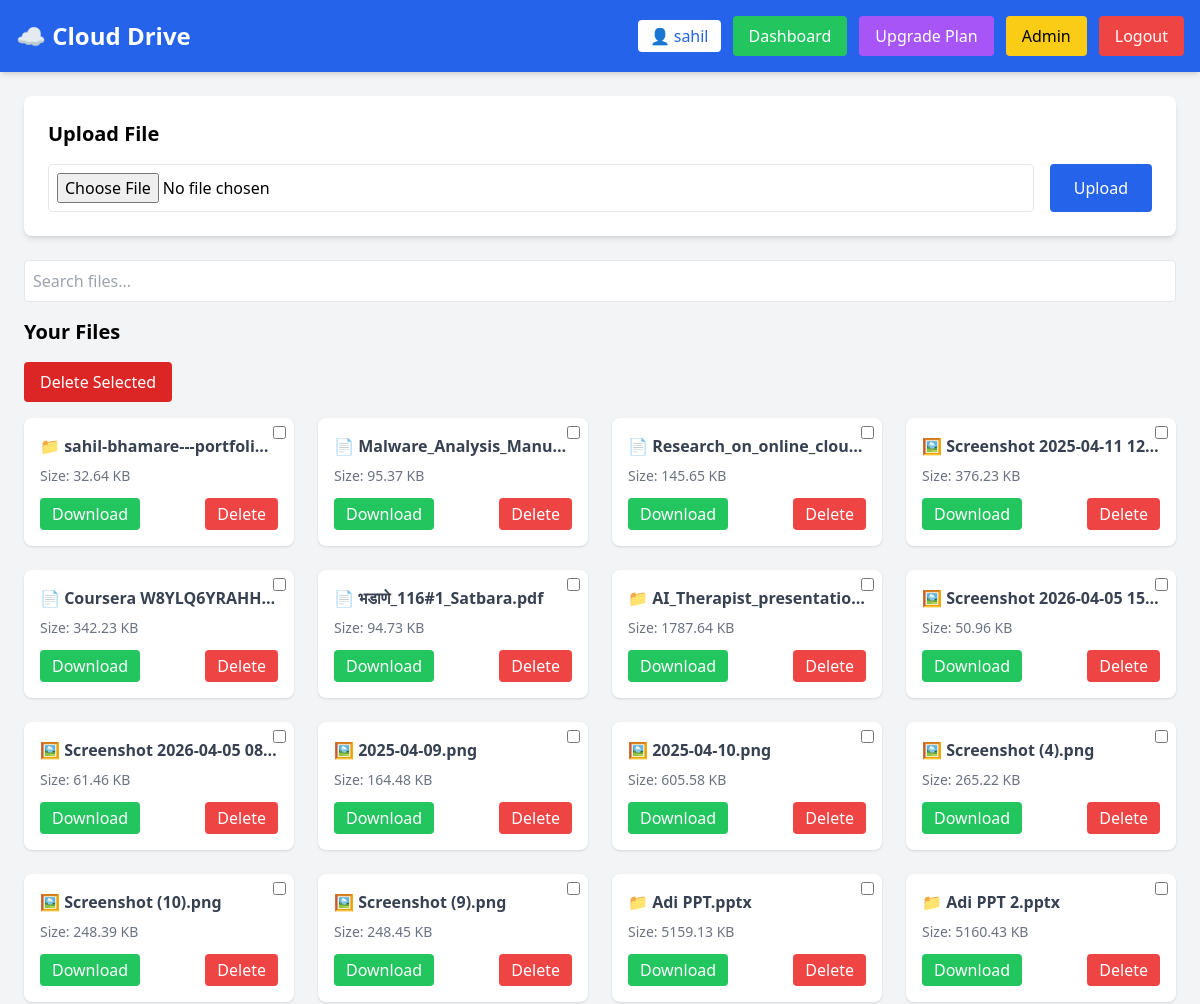
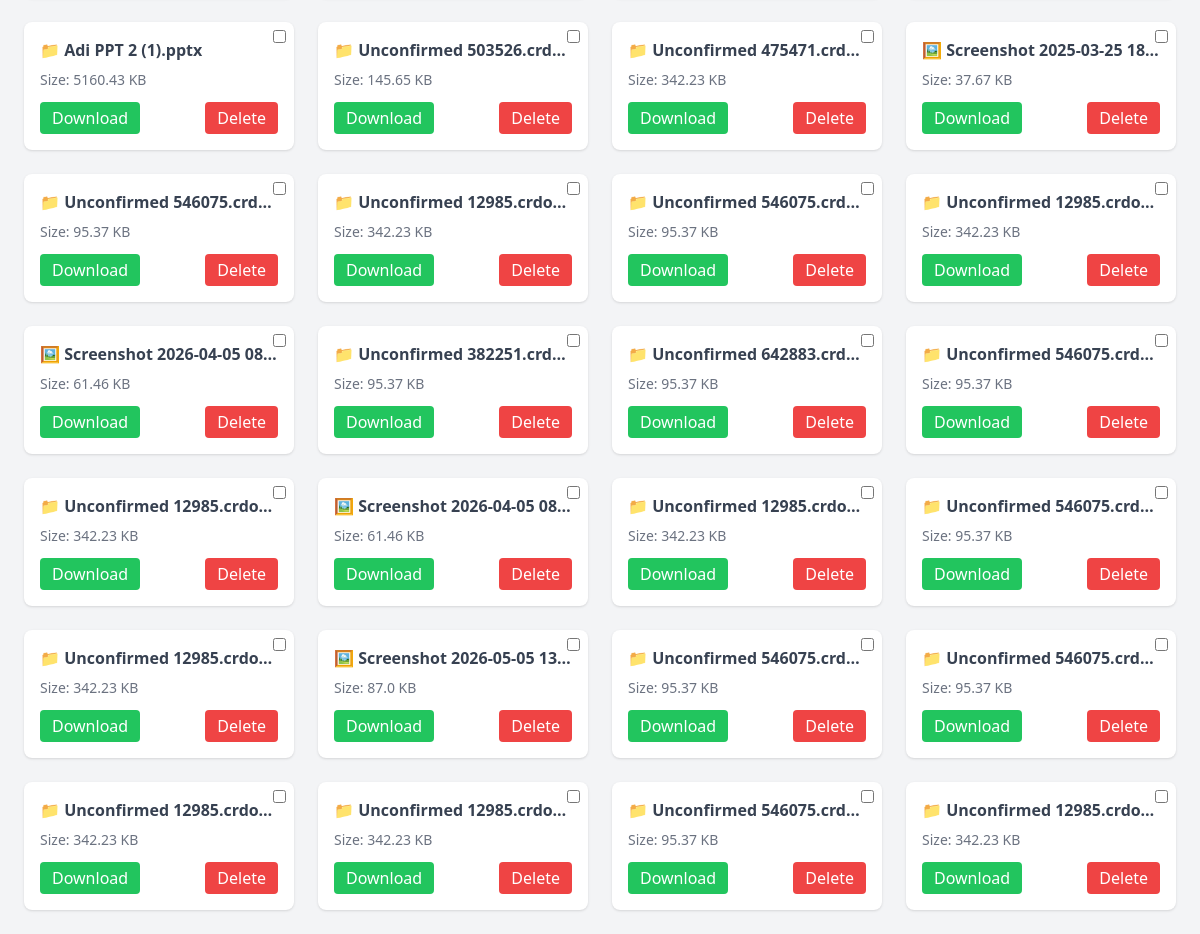
Page /dashboard (signed in) on the committed database (2 pictures, top to bottom).
### models.py (models this page shows)
class User(db.Model):
    id = db.Column(db.Integer, primary_key=True)
    username = db.Column(db.String(100))
    password = db.Column(db.String(100))
    is_admin = db.Column(db.Boolean, default=False)
    storage_limit = db.Column(db.Integer, default=104857600)

class File(db.Model):
    id = db.Column(db.Integer, primary_key=True)
    filename = db.Column(db.String(200))
    user_id = db.Column(db.Integer)
    size = db.Column(db.Integer)

### app.py (the view)
@app.route("/dashboard")
def dashboard():
    if "user" not in session:
        return redirect("/")
    user = User.query.get(session["user"])
    files = File.query.filter_by(user_id=user.id).all()
    return render_template(
        "dashboard.html",
        files=files,
        username=user.username
    )

### templates/dashboard.html (shortened to what this page needs)
<!DOCTYPE html>
<html lang="en">
<head>
<script src="https://cdn.tailwindcss.com"></script>
</head>
<body class="bg-gray-100">
<nav class="bg-blue-600 text-white p-4 shadow-md flex justify-between items-center">
<h1 class="text-2xl font-bold">☁️ Cloud Drive</h1>
<div class="flex items-center gap-3">
<span class="bg-white text-blue-600 px-3 py-1 rounded">
👤 {{username}}
</span>
<a href="/user-dashboard"
class="bg-green-500 px-4 py-2 rounded hover:bg-green-600">
Dashboard
</a>
<a href="/upgrade"
class="bg-purple-500 px-4 py-2 rounded hover:bg-purple-600">
Upgrade Plan
</a>
{% if session.get('user') %}
<a href="/admin"
class="bg-yellow-400 text-black px-4 py-2 rounded hover:bg-yellow-500">
Admin
</a>
{% endif %}
<a href="/logout"
class="bg-red-500 px-4 py-2 rounded hover:bg-red-600">
Logout
</a>
</div>
</nav>
<div class="p-6">
<div class="bg-white p-6 rounded-lg shadow-md mb-6">
<h2 class="text-xl font-semibold mb-4">Upload File</h2>
<form action="/upload" method="POST" enctype="multipart/form-data">
<div class="flex gap-4">
<input
type="file"
name="file"
class="border p-2 rounded w-full"
required
>
<button
type="submit"
class="bg-blue-600 text-white px-6 py-2 rounded hover:bg-blue-700">
Upload
</button>
</div>
</form>
</div>
<div class="mb-4">
<input
type="text"
id="search"
placeholder="Search files..."
class="w-full p-2 border rounded">
</div>
<h2 class="text-xl font-semibold mb-4">Your Files</h2>
<div class="mb-4">
<button onclick="deleteSelected()"
class="bg-red-600 text-white px-4 py-2 rounded hover:bg-red-700">
Delete Selected
</button>
</div>
<div id="fileList"
class="grid grid-cols-1 md:grid-cols-3 lg:grid-cols-4 gap-6">
{% for file in files %}
<div class="bg-white p-4 rounded-lg shadow fileCard relative">
<input
type="checkbox"
class="fileCheckbox absolute top-2 right-2"
value="{{file.filename}}"
>
<h3 class="font-semibold text-gray-700 mb-2 truncate" title="{{file.filename}}">
{% if file.filename.endswith('.pdf') %}
📄 {{file.filename}}
{% elif file.filename.endswith('.png') or file.filename.endswith('.jpg') or file.filename.endswith('.jpeg') %}
🖼 {{file.filename}}
{% elif file.filename.endswith('.mp4') or file.filename.endswith('.avi') %}
🎥 {{file.filename}}
{% else %}
📁 {{file.filename}}
{% endif %}
</h3>
<p class="text-sm text-gray-500 mb-3">
Size: {{ (file.size / 1024)|round(2) }} KB
</p>
<div class="flex justify-between">
<a href="/download/{{file.filename}}"
class="bg-green-500 text-white px-3 py-1 rounded hover:bg-green-600">
Download
</a>
<a href="/delete/{{file.filename}}"
class="bg-red-500 text-white px-3 py-1 rounded hover:bg-red-600">
Delete
</a>
</div>
</div>
{% endfor %}
</div>
</div>
</body>
</html>

### rows in the picture
User: username "sahil"
File: filename "sahil-bhamare---portfoli…", (file.size/1024)|round(2) "32.64"
File: filename "Malware_Analysis_Manu…", (file.size/1024)|round(2) "95.37"
File: filename "Research_on_online_clou…", (file.size/1024)|round(2) "145.65"
File: filename "Screenshot 2025-04-11 12…", (file.size/1024)|round(2) "376.23"
File: filename "Coursera W8YLQ6YRAHH…", (file.size/1024)|round(2) "342.23"
File: filename "भडाणे_116#1_Satbara.pdf", (file.size/1024)|round(2) "94.73"
File: filename "AI_Therapist_presentatio…", (file.size/1024)|round(2) "1787.64"
File: filename "Screenshot 2026-04-05 15…", (file.size/1024)|round(2) "50.96"
File: filename "Screenshot 2026-04-05 08…", (file.size/1024)|round(2) "61.46"
File: filename "2025-04-09.png", (file.size/1024)|round(2) "164.48"
File: filename "2025-04-10.png", (file.size/1024)|round(2) "605.58"
File: filename "Screenshot (4).png", (file.size/1024)|round(2) "265.22"
File: filename "Screenshot (10).png", (file.size/1024)|round(2) "248.39"
File: filename "Screenshot (9).png", (file.size/1024)|round(2) "248.45"
File: filename "Adi PPT.pptx", (file.size/1024)|round(2) "5159.13"
File: filename "Adi PPT 2.pptx", (file.size/1024)|round(2) "5160.43"
File: filename "Adi PPT 2 (1).pptx", (file.size/1024)|round(2) "5160.43"
File: filename "Unconfirmed 503526.crd…", (file.size/1024)|round(2) "145.65"
File: filename "Unconfirmed 475471.crd…", (file.size/1024)|round(2) "342.23"
File: filename "Screenshot 2025-03-25 18…", (file.size/1024)|round(2) "37.67"
File: filename "Unconfirmed 546075.crd…", (file.size/1024)|round(2) "95.37"
File: filename "Unconfirmed 12985.crdo…", (file.size/1024)|round(2) "342.23"
File: filename "Unconfirmed 546075.crd…", (file.size/1024)|round(2) "95.37"
File: filename "Unconfirmed 12985.crdo…", (file.size/1024)|round(2) "342.23"
File: filename "Screenshot 2026-04-05 08…", (file.size/1024)|round(2) "61.46"
File: filename "Unconfirmed 382251.crd…", (file.size/1024)|round(2) "95.37"
File: filename "Unconfirmed 642883.crd…", (file.size/1024)|round(2) "95.37"
File: filename "Unconfirmed 546075.crd…", (file.size/1024)|round(2) "95.37"
File: filename "Unconfirmed 12985.crdo…", (file.size/1024)|round(2) "342.23"
File: filename "Screenshot 2026-04-05 08…", (file.size/1024)|round(2) "61.46"
File: filename "Unconfirmed 12985.crdo…", (file.size/1024)|round(2) "342.23"
File: filename "Unconfirmed 546075.crd…", (file.size/1024)|round(2) "95.37"
File: filename "Unconfirmed 12985.crdo…", (file.size/1024)|round(2) "342.23"
File: filename "Screenshot 2026-05-05 13…", (file.size/1024)|round(2) "87.0"
File: filename "Unconfirmed 546075.crd…", (file.size/1024)|round(2) "95.37"
File: filename "Unconfirmed 546075.crd…", (file.size/1024)|round(2) "95.37"
File: filename "Unconfirmed 12985.crdo…", (file.size/1024)|round(2) "342.23"
File: filename "Unconfirmed 12985.crdo…", (file.size/1024)|round(2) "342.23"
File: filename "Unconfirmed 546075.crd…", (file.size/1024)|round(2) "95.37"
File: filename "Unconfirmed 12985.crdo…", (file.size/1024)|round(2) "342.23"
